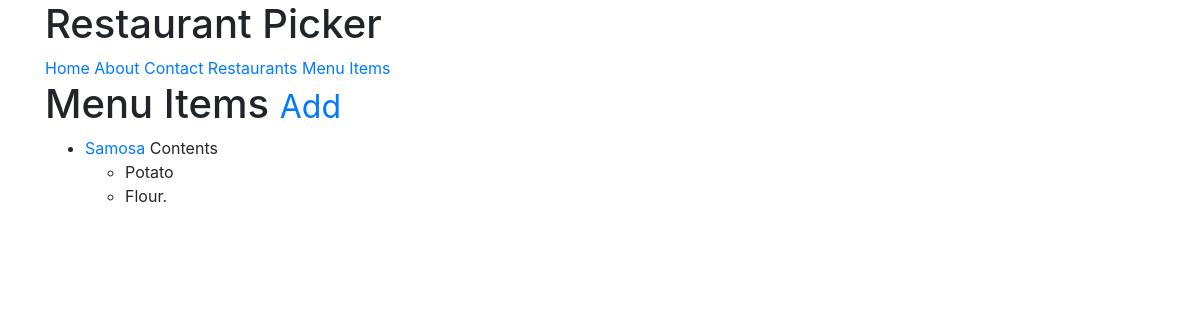
The page /items/ (signed in) on the database its author committed.
### menus/models.py (models this page shows, shortened)
class Item(models.Model):
    user    = models.ForeignKey(User, on_delete=models.CASCADE)
    restaurant = models.ForeignKey(RestaurantLocation, on_delete=models.CASCADE)
    name = models.CharField(max_length = 120)
    contents  = models.TextField(help_text='Separate each item by comma')
    excludes  = models.TextField(
        blank=True,
        null=True,
        help_text='Separate each item by comma'
    )
    public = models.BooleanField(default=True)
    timestamp   = models.DateTimeField(auto_now_add=True)
    updated     = models.DateTimeField(auto_now=True)
    class Meta:
        ordering = ['-updated','-timestamp']
    def get_absolute_url(self):
        return reverse('menus:detail',kwargs={'pk':self.pk})
    def get_contents(self):
        return self.contents.split(",")

### menus/views.py (the view)
# urls.py: path('',ItemListView.as_view(),name='list'),
class ItemListView(ListView):
    def get_queryset(self):
        return Item.objects.filter(user=self.request.user)

### menus/templates/menus/item_list.html (shortened to what this page needs)
{% extends 'base.html' %}
{% block content %}
<h1>Menu Items <small><a href="{% url 'menus:create' %}">Add</a></small></h1>
<ul>
  {% for obj in object_list %}
  <li><a href="{{ obj.get_absolute_url }}">{{ obj.name }}</a>
  {% if obj.contents %}
  Contents
  <ul>
    {% for item in obj.get_contents %}
      <li>{{ item }}</li>
    {% endfor %}
  </ul>
  {% endif %}
  {% endfor %}
</ul>
{% endblock content %}

### rows shown on the page
Item: name "Samosa", get_contents "Potato" "Flour."
